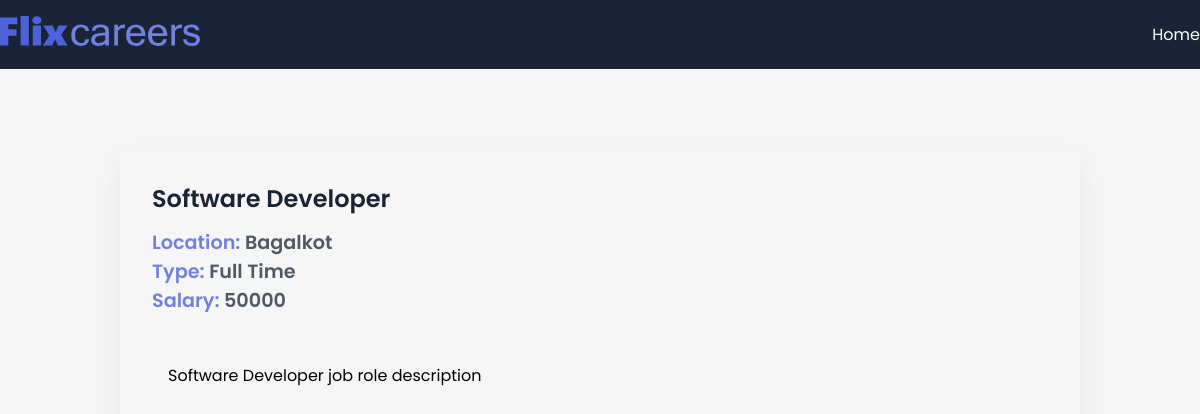
/job/1, run on the app's committed database.
### app_1/models.py (models this page shows, shortened)
class JobPost(models.Model):
    JOB_TYPE_CHOICES = [
        ('Full Time', 'Full Time'),
        ('Part Time', 'Part Time'),
    ]
    title = models.CharField(max_length= 200)
    description = models.TextField()
    date = models.DateTimeField(auto_now_add=True)
    expiry = models.DateField(null=True)
    salary = models.IntegerField()
    slug = models.SlugField(null=True, max_length= 40, unique = True)
    location = models.OneToOneField(Location, on_delete= models.CASCADE, null=True)
    author = models.ForeignKey(Author, on_delete=  models.CASCADE, null=True)
    skills = models.ManyToManyField(Skills)
    type = models.CharField(max_length=100, null=False, choices=JOB_TYPE_CHOICES)

class Location(models.Model):
    street = models.CharField(max_length= 50)
    city = models.CharField(max_length= 50)
    state = models.CharField(max_length= 50)
    country = models.CharField(max_length= 50)
    zip = models.CharField(max_length= 50)

### app_1/views.py (the view)
# urls.py: path('job/<int:id>',views.job_detail_page, name="jobs_detail"),
def job_detail_page(request,id):
    print(id)
    print(request)
    try:
        if id == 0:
            return redirect(reverse('jobs_home'))
        job = JobPost.objects.get(id=id)
        context = {"job": job}
        return render(request,'app_1/job_detail_page.html', context)
    except:
        return HttpResponseNotFound("Page Not Found")

### app_1/templates/app_1/job_detail_page.html (shortened to what this page needs)
{% extends "base.html" %}
{% block content %}
  <section>
    <div class="container">
      <div class="view-post">
        <h1 class="jobtitle">
          {{ job.title }}
        </h1>
        <p class="location it">Location: <span>{{job.location.city}}</span></p>
        <p class="status it">Type: <span>{{job.type}}</span></p>
        <p class="budget it">Salary: <span>{{job.salary}}</span></p>
        <div class="desc">
          <p class="details">
            {{job.description}}
          </p>
        </div>
      </div>
    </div>
  </section>
{% endblock content %}

### app_1/static/app_1/style.css (style rules this page uses)
* { margin: 0; padding: 0; box-sizing: border-box; font-family: "Poppins", sans-serif; }
:root { --blue: #4d62d8; --lblue: #7281e0; --card: #fdfdfd; --shadow: #64646f17 0px 12px 29px 0px; --nav: #1b2436; }
body { background: #f5f6f5; }
.container { max-width: 1200px; margin: auto; }
.view-post { width: 80%; border-radius: 10px; box-shadow: var(--shadow); margin: 5em auto; padding: 2em; }
.desc { max-height: 300px; overflow-y: scroll; margin: 2em 0; padding: 1em; }
.jobtitle { font-size: 1.5rem; color: var(--nav); font-weight: 600; margin-bottom: 0.5em; }
.it { font-size: 1.2rem; font-weight: 600; color: var(--lblue); }
.it span { color: #1b2436c0; }

### data on the page
JobPost: title "Software Developer", location.city "Bagalkot", type "Full Time", salary "50000", description "Software Developer job role description"
